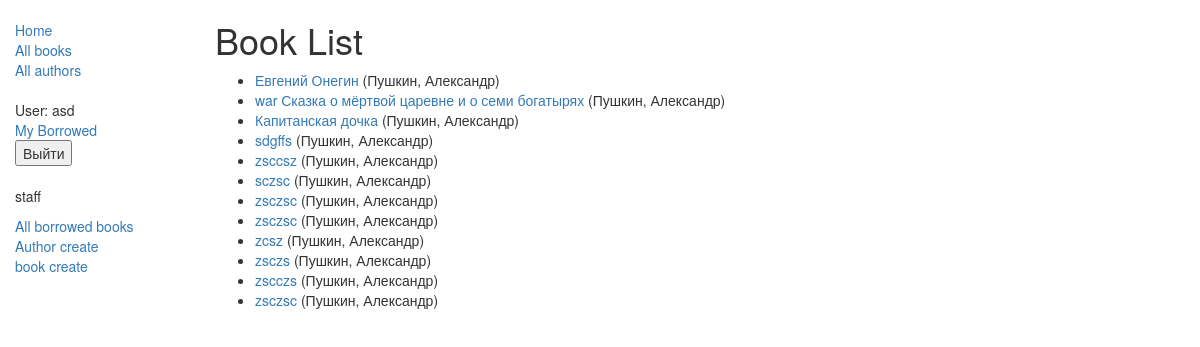
The app's page /catalog/books/ (signed in), older data.
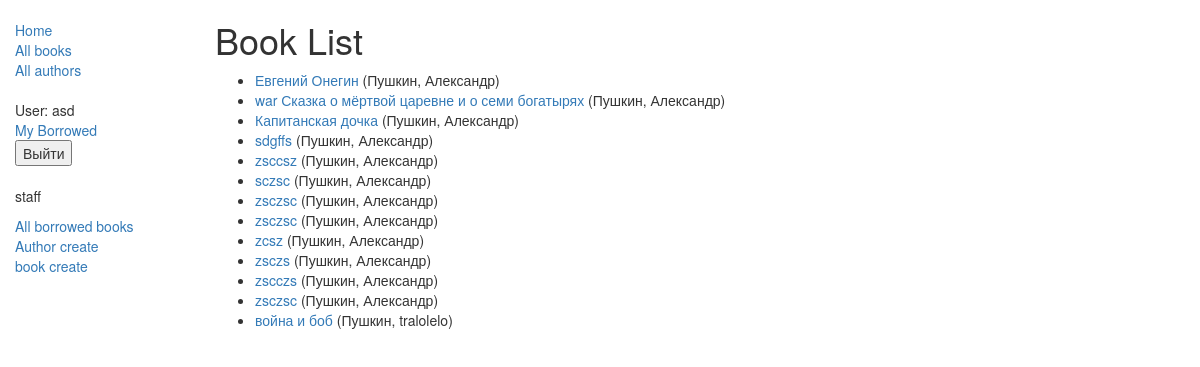
The same page, newer data.
### catalog/models.py (models this page shows, shortened)
class Book(models.Model):
    title = models.CharField(max_length=200)
    author = models.ForeignKey('Author', on_delete=models.SET_NULL, null=True)
    summary = models.TextField(max_length=1000, help_text="Enter a brief description of the book")
    isbn = models.CharField('ISBN', max_length=13, help_text='13 Character <a href="https://www.isbn-international.org/content/what-isbn">ISBN number</a>')
    genre = models.ManyToManyField(Genre, help_text="Select a genre for this book")
    language = models.ForeignKey('Language', on_delete=models.SET_NULL, null=True)
    def get_absolute_url(self):
        return reverse('book-detail', args=[str(self.id)])
    def display_genre(self):
        """
        Creates a string for the Genre. This is required to display genre in Admin.
        """
        return ', '.join([genre.name for genre in self.genre.all()[:3]])
    display_genre.short_description = 'Genre'

class Author(models.Model):
    first_name = models.CharField(max_length=100)
    last_name = models.CharField(max_length=100)
    date_of_birth = models.DateField(null=True, blank=True)
    date_of_death = models.DateField('died', null=True, blank=True)
    def __str__(self):
        return '%s, %s' % (self.last_name, self.first_name)
    class Meta:
        ordering = ['last_name']

### catalog/views.py (the view)
class BookListView(generic.ListView):
    model = Book
    context_object_name = 'book_list'  # ваше собственное имя переменной контекста в шаблоне
    queryset = Book.objects.filter(title__icontains='war')[:5]  # Получение 5 книг, содержащих слово 'war' в заголовке
    template_name = 'book/my_arbitrary_template_name_list.html'  # Определение имени вашего шаблона и его расположения

### catalog/templates/catalog/book_list.html
{% extends "base_generic.html" %}
{% block content %}
    <h1>Book List</h1>
    {% if book_list %}
    <ul>
      {% for book in book_list %}
      <li>
        <a href="{{ book.get_absolute_url }}">{{ book.title }}</a> ({{book.author}})
      </li>
      {% endfor %}
    </ul>
    {% else %}
      <p>There are no books in the абоабаобаоабаоа library.</p>
    {% endif %}
{% endblock  %}

Row changes from the older to the newer data that the page shows:
added Book: title "война и боб", author "Пушкин, tralolelo"
